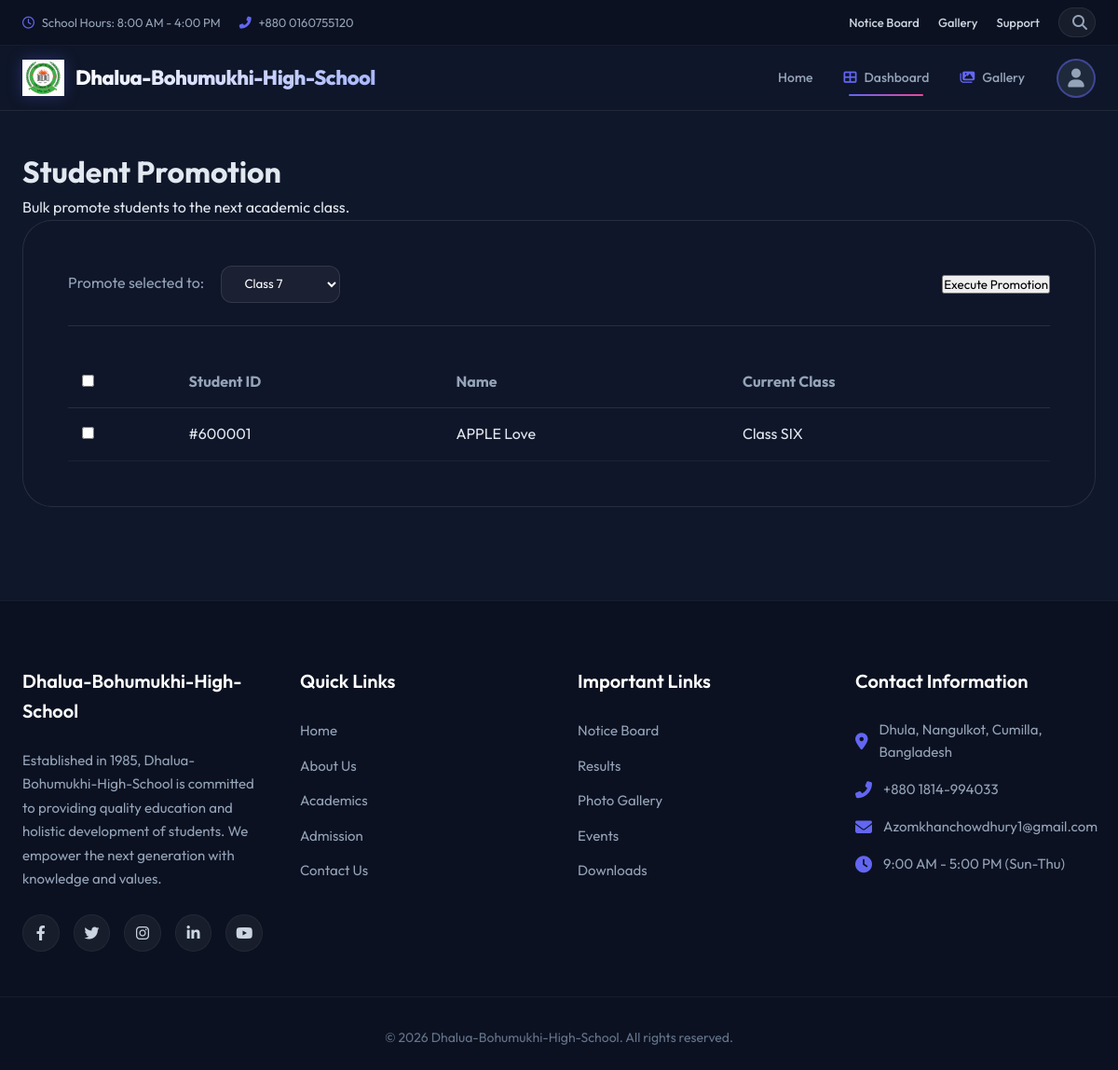
Page /admin-dashboard/students/promote/ (signed in) on the committed database.
### student/models.py (models this page shows, shortened)
class Student(models.Model):
    user = models.OneToOneField(User, on_delete=models.CASCADE, related_name='student_profile', null=True, blank=True)
    profile_image = models.ImageField(upload_to='students/', blank=True, null=True)
    phone_number = models.CharField(max_length=15, unique=True, null=True, blank=True)
    date_of_birth = models.DateField(null=True, blank=True)
    gender = models.CharField(max_length=10, choices=[('Male', 'Male'), ('Female', 'Female'), ('Other', 'Other')], null=True, blank=True)
    blood_group = models.CharField(max_length=5, blank=True, null=True)
    address = models.TextField(null=True, blank=True)
    student_id = models.CharField(max_length=20, unique=True, null=True, blank=True)
    roll_number = models.CharField(max_length=20, null=True, blank=True)
    admission_date = models.DateField(null=True, blank=True)
    current_class = models.CharField(max_length=20, null=True, blank=True)
    section = models.CharField(max_length=10, null=True, blank=True)
    academic_year = models.CharField(max_length=10, null=True, blank=True)

### admin/views.py (the view, shortened to what this page needs)
# urls.py: path('students/promote/', views.student_promotion, name='student_promotion'),
@staff_member_required
def student_promotion(request):
    students = Student.objects.all()
    return render(request, 'admin/students/promotion.html', {'students': students})

### accounts/context_processors.py (called while the page is built)
def user_profile_context(request):
    if request.user.is_authenticated:
        user = request.user
        role = "Admin" if user.is_superuser else "User"
        profile = None
        if hasattr(user, 'student_profile'):
            role = "Student"
            profile = user.student_profile
        elif hasattr(user, 'teacher_profile'):
            role = "Teacher"
            profile = user.teacher_profile
        elif hasattr(user, 'staff_profile'):
            role = "Staff"
            profile = user.staff_profile
        elif hasattr(user, 'parent_profile'):
            role = "Parent"
            profile = user.parent_profile
        return {
            'global_role': role,
            'global_profile': profile
        }
    return {}

### templates/admin/students/promotion.html (shortened to what this page needs)
{% extends 'base.html' %}
{% load static %}
{% block css %}
<link rel="stylesheet" href="{% static 'css/dashboard.css' %}">
{% endblock %}
{% block content %}
<div class="dashboard-wrapper">
    <div class="section-header">
        <h1>Student Promotion</h1>
        <p>Bulk promote students to the next academic class.</p>
    </div>
    <div class="promotion-panel">
        <form method="POST">
            <div class="selection-info">
                <div class="target-class">
                    <label style="color: #94a3b8; margin-right: 15px;">Promote selected to:</label>
                    <select name="to_class" required style="background: rgba(255,255,255,0.05); color: #fff; padding: 10px 20px; border-radius: 12px; border: 1px solid rgba(255,255,255,0.1);">
                        <option value="7">Class 7</option>
                    </select>
                </div>
                <button type="submit" class="view-all-btn" style="margin-top: 0;">Execute Promotion</button>
            </div>
            <table style="width: 100%; border-collapse: collapse;">
                <thead>
                    <tr style="text-align: left; color: #94a3b8; border-bottom: 1px solid rgba(255,255,255,0.1);">
                        <th style="padding: 15px;"><input type="checkbox" id="selectAll"></th>
                        <th style="padding: 15px;">Student ID</th>
                        <th style="padding: 15px;">Name</th>
                        <th style="padding: 15px;">Current Class</th>
                    </tr>
                </thead>
                <tbody>
                    {% for student in students %}
                    <tr style="border-bottom: 1px solid rgba(255,255,255,0.05);">
                        <td style="padding: 15px;"><input type="checkbox" name="student_ids" value="{{ student.id }}" class="student-checkbox"></td>
                        <td style="padding: 15px;">#{{ student.student_id }}</td>
                        <td style="padding: 15px;">{{ student.user.get_full_name }}</td>
                        <td style="padding: 15px;">Class {{ student.current_class }}</td>
                    </tr>
                    {% endfor %}
                </tbody>
            </table>
        </form>
    </div>
</div>
{% endblock %}

### static/css/base.css (style rules this page uses)
* { margin: 0; padding: 0; box-sizing: border-box; font-family: 'Outfit', sans-serif; }
body { background-color: #0f172a; color: #e2e8f0; line-height: 1.6; overflow-x: hidden; }

### static/css/dashboard.css (style rules this page uses)
.dashboard-wrapper { padding: 40px 24px; max-width: 1400px; margin: 0 auto; }

### templates/admin/students/promotion.html (style rules this page uses)
.promotion-panel { background: rgba(15, 23, 42, 0.6); padding: 3rem; border-radius: 32px; border: 1px solid rgba(255, 255, 255, 0.1); }
.selection-info { display: flex; justify-content: space-between; align-items: center; margin-bottom: 2rem; padding-bottom: 1.5rem; border-bottom: 1px solid rgba(255, 255, 255, 0.1); }

### rows in the picture
Student: student_id "600001", user.get_full_name "APPLE Love", current_class "SIX"
